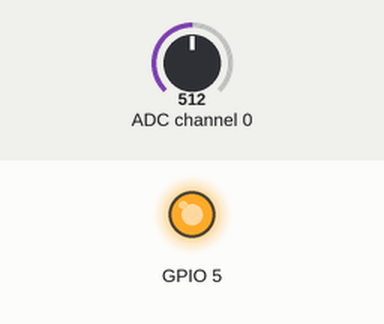
Simulated run of this program. Board: Raspberry Pi (BCM pin numbers). Parts: output pins drawn as LEDs (lit = HIGH). Inputs (shaded band) come from the test bench; at power-on: ADC channel 0 = 512 (analog values on the 0–1023 scale). The clock reads 2024-03-15 10:24:30 at power-on unless the program sets it; what the program prints to the terminal is not drawn.

Above: at 0.3 s.
Timing chart, 0 to 1.8 s (numbered marks = the images above):
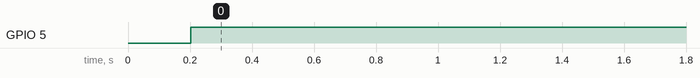

The program:

tripwire.py
```python
import adc
import time
import RPi.GPIO as GPIO


tripped_time_sec = 0
is_tripped = False
GPIO.setwarnings(False)    # Ignore warning for now
GPIO.setmode(GPIO.BCM)   # Use physical pin numbering
GPIO.setup(5, GPIO.OUT, initial=GPIO.LOW)   # Set pin 8 to be an output pin and set initial value to low (off)

def light_on():
  print("light up!!!!!!!!!!!!!!!!!!!")
  GPIO.output(5, GPIO.HIGH) # Turn on


def light_off():
  print("light off??????")
  GPIO.output(5, GPIO.LOW) # Turn on


# Report the photoresistor  voltages to the terminal
try:
  while True:
    voltage = adc.get_adc(0)
    print("ADC Channel 0:", round(voltage, 2), "V")
    if(voltage < 2.3):
     # see if tripped for more than 2 seconds
     if(is_tripped):
       tripped_time_sec = tripped_time_sec + time.time()
       if(tripped_time_sec > 2):
         light_on()
     else:
       tripped_time_sec = 0
       is_tripped = True
    # else not tripped (not dropped below 2.3v
    else:
     tripped_time_sec = 0
     is_tripped = False
     light_off()
    time.sleep(0.2)

except KeyboardInterrupt:
  GPIO.cleanup()
```

adc.py
```python
#!/usr/bin/python3

# Tested on Raspberry Pi OS. Requirements: enable SPI, for example
# from raspi-config. The example is based on a SparkFun tutorial:
# https://learn.sparkfun.com/tutorials/python-programming-tutorial-getting-started-with-the-raspberry-pi/experiment-3-spi-and-analog-input

import signal
import sys
import time
import spidev
import RPi.GPIO as GPIO

spi_ch = 0

# Enable SPI
spi = spidev.SpiDev(0, spi_ch)
spi.max_speed_hz = 1200000

def close(signal, frame):
    sys.exit(0)

signal.signal(signal.SIGINT, close)

def get_adc(channel):

    # Make sure ADC channel is 0 or 1
    if channel != 0:
        channel = 1

    # Construct SPI message
    #  First bit (Start): Logic high (1)
    #  Second bit (SGL/DIFF): 1 to select single mode
    #  Third bit (ODD/SIGN): Select channel (0 or 1)
    #  Fourth bit (MSFB): 0 for LSB first
    #  Next 12 bits: 0 (don't care)
    msg = 0b11
    msg = ((msg << 1) + channel) << 5
    msg = [msg, 0b00000000]
    reply = spi.xfer2(msg)

    # Construct single integer out of the reply (2 bytes)
    adc = 0
    for n in reply:
        adc = (adc << 8) + n

    # Last bit (0) is not part of ADC value, shift to remove it
    adc = adc >> 1

    # Calculate voltage form ADC value
    # considering the soil moisture sensor is working at 5V
    voltage = (5 * adc) / 1024

    return voltage

if __name__ == '__main__':
    # Report the channel 0 and channel 1 voltages to the terminal
    try:
        while True:
            adc_0 = get_adc(0)
            #adc_1 = get_adc(1)
            print("ADC Channel 0:", round(adc_0, 2), "V")
            time.sleep(0.2)

    except KeyboardInterrupt:
        GPIO.cleanup()
```

Measured:
- by itself, GPIO 5: LOW → HIGH at 0.20 s
